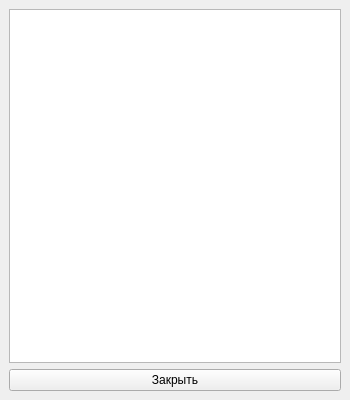
<?xml version="1.0" encoding="UTF-8"?>
<ui version="4.0">
 <class>MainWindow</class>
 <widget class="QMainWindow" name="MainWindow">
  <property name="geometry">
   <rect>
    <x>0</x>
    <y>0</y>
    <width>350</width>
    <height>400</height>
   </rect>
  </property>
  <property name="windowTitle">
   <string notr="true">MainWindow</string>
  </property>
  <widget class="QWidget" name="centralwidget">
   <layout class="QVBoxLayout" name="verticalLayout">
    <item>
     <widget class="QTextBrowser" name="textBrowser"/>
    </item>
    <item>
     <widget class="QPushButton" name="pushButton">
      <property name="sizePolicy">
       <sizepolicy hsizetype="Minimum" vsizetype="Fixed">
        <horstretch>0</horstretch>
        <verstretch>0</verstretch>
       </sizepolicy>
      </property>
      <property name="text">
       <string notr="true">Закрыть</string>
      </property>
     </widget>
    </item>
   </layout>
  </widget>
 </widget>
 <resources/>
 <connections>
  <connection>
   <sender>pushButton</sender>
   <signal>clicked()</signal>
   <receiver>MainWindow</receiver>
   <slot>close()</slot>
   <hints>
    <hint type="sourcelabel">
     <x>261</x>
     <y>574</y>
    </hint>
    <hint type="destinationlabel">
     <x>787</x>
     <y>-10</y>
    </hint>
   </hints>
  </connection>
 </connections>
</ui>
